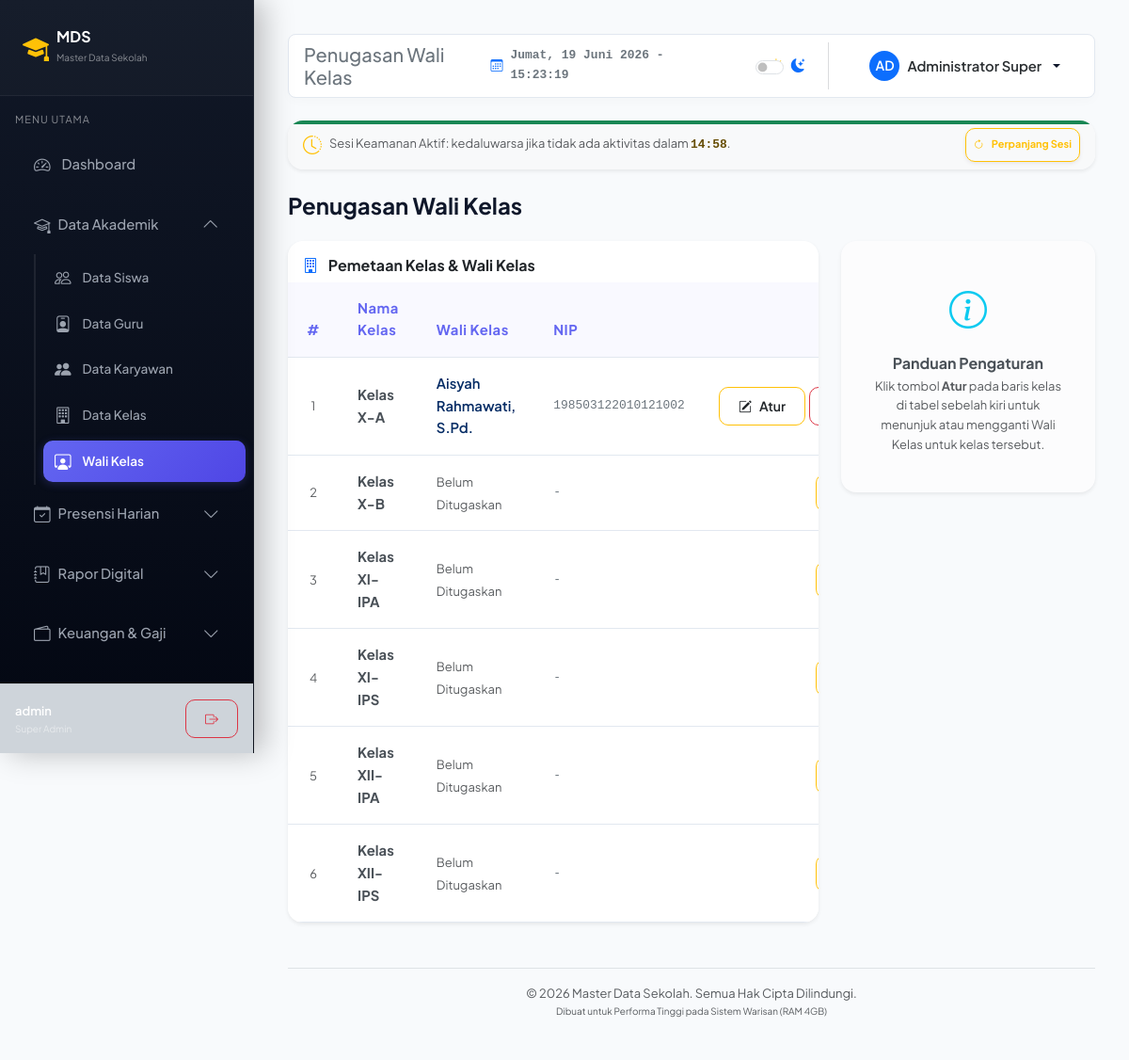
/kelas/wali.php (signed in), run on the app's committed database.
### tables this page shows
CREATE TABLE IF NOT EXISTS `wali_kelas` (
  `id` INT AUTO_INCREMENT PRIMARY KEY,
  `guru_id` INT NOT NULL,
  `kelas_id` INT NOT NULL,
  `created_at` TIMESTAMP DEFAULT CURRENT_TIMESTAMP,
  FOREIGN KEY (`guru_id`) REFERENCES `guru`(`id`) ON DELETE CASCADE,
  FOREIGN KEY (`kelas_id`) REFERENCES `kelas`(`id`) ON DELETE CASCADE,
  UNIQUE KEY `idx_kelas_wali` (`kelas_id`),
  UNIQUE KEY `idx_guru_wali` (`guru_id`)
);

CREATE TABLE IF NOT EXISTS `kelas` (
  `id` INT AUTO_INCREMENT PRIMARY KEY,
  `nama_kelas` VARCHAR(50) NOT NULL UNIQUE,
  `tarif_spp` DECIMAL(12,2) NOT NULL DEFAULT 500000.00
);

CREATE TABLE IF NOT EXISTS `guru` (
  `id` INT AUTO_INCREMENT PRIMARY KEY,
  `nip` VARCHAR(20) DEFAULT NULL UNIQUE,
  `nama` VARCHAR(100) NOT NULL,
  `mata_pelajaran` VARCHAR(100) NOT NULL,
  `jabatan` VARCHAR(100) NOT NULL,
  `pendidikan_terakhir` VARCHAR(50) NOT NULL,
  `no_hp` VARCHAR(20) NOT NULL,
  `email` VARCHAR(100) NOT NULL,
  `alamat` TEXT NOT NULL,
  `foto` VARCHAR(255) DEFAULT NULL,
  `created_at` TIMESTAMP DEFAULT CURRENT_TIMESTAMP
);

### kelas/wali.php (the view, shortened to what this page needs)
<?php
$path_prefix = '../';
require_once $path_prefix . 'config/db.php';
$selected_class = null;
try {
    $list_stmt = $pdo->query("
        SELECT k.id AS kelas_id, k.nama_kelas, wk.id AS wali_id, g.id AS guru_id, g.nama AS nama_guru, g.nip
        FROM kelas k
        LEFT JOIN wali_kelas wk ON k.id = wk.kelas_id
        LEFT JOIN guru g ON wk.guru_id = g.id
        ORDER BY k.nama_kelas ASC
    ");
    $class_mappings = $list_stmt->fetchAll();
    $avail_query = "SELECT id, nama, nip FROM guru WHERE id NOT IN (SELECT guru_id FROM wali_kelas)";
    $avail_query .= " ORDER BY nama ASC";
    $avail_teachers = $pdo->query($avail_query)->fetchAll();
} catch (PDOException $e) {
    $class_mappings = [];
    $avail_teachers = [];
    $error = 'Kesalahan database: ' . $e->getMessage();
}
include $path_prefix . 'includes/header.php';
?>
<div class="d-flex align-items-center justify-content-between mb-4">
    <h4 class="fw-bold mb-0">Penugasan Wali Kelas</h4>
</div>
<div class="row g-4">
    <div class="col-12 col-lg-8">
        <div class="card shadow-sm border-0">
            <div class="card-header bg-transparent border-0 pt-3 px-3">
                <h6 class="fw-bold mb-0"><i class="bi bi-building text-primary me-2"></i> Pemetaan Kelas & Wali Kelas</h6>
            </div>
            <div class="card-body p-0">
                <div class="table-responsive">
                    <table class="table table-hover align-middle mb-0">
                        <thead class="table-light">
                            <tr>
                                <th style="width: 50px;" class="text-center">#</th>
                                <th>Nama Kelas</th>
                                <th>Wali Kelas</th>
                                <th>NIP</th>
                                <th style="width: 150px;" class="text-end px-3">Aksi</th>
                            </tr>
                        </thead>
                        <tbody>
                            <?php if (empty($class_mappings)): ?>
                                <tr>
                                    <td colspan="5" class="text-center text-muted py-4">Belum ada data kelas terdaftar.</td>
                                </tr>
                            <?php else: ?>
                                <?php foreach ($class_mappings as $index => $m): ?>
                                    <tr>
                                        <td class="text-center text-muted small"><?php echo $index + 1; ?></td>
                                        <td class="fw-bold text-dark-emphasis"><?php echo htmlspecialchars($m['nama_kelas']); ?></td>
                                        <td>
                                            <?php if ($m['nama_guru']): ?>
                                                <span class="fw-semibold text-primary-emphasis"><?php echo htmlspecialchars($m['nama_guru']); ?></span>
                                            <?php else: ?>
                                                <span class="text-muted italic small">Belum Ditugaskan</span>
                                            <?php endif; ?>
                                        </td>
                                        <td class="text-secondary small font-monospace">
                                            <?php echo htmlspecialchars($m['nip'] ?: '-'); ?>
                                        </td>
                                        <td class="text-end px-3">
                                            <div class="d-flex justify-content-end gap-1">
                                                <a href="?kelas_id=<?php echo $m['kelas_id']; ?>" class="btn btn-sm btn-outline-warning text-dark border-warning" title="Atur / Ubah Wali Kelas">
                                                    <i class="bi bi-pencil-square"></i> Atur
                                                </a>
                                                <?php if ($m['wali_id']): ?>
                                                    <a href="?action=delete&id=<?php echo $m['wali_id']; ?>" class="btn btn-sm btn-outline-danger" onclick="return confirm('Apakah Anda yakin ingin membatalkan penugasan wali kelas ini?')" title="Hapus Penugasan">
                                                    </a>
                                                <?php endif; ?>
                                            </div>
                                        </td>
                                    </tr>
                                <?php endforeach; ?>
                            <?php endif; ?>
                        </tbody>
                    </table>
                </div>
            </div>
        </div>
    </div>
    <div class="col-12 col-lg-4">
        <?php if ($selected_class): ?>
            <div class="card shadow-sm border-0 bg-light-subtle border-start border-warning border-3">
                <div class="card-header bg-transparent border-0 pt-3 px-3 pb-0 d-flex justify-content-between align-items-center">
                    <h6 class="fw-bold mb-0 text-warning-emphasis"><i class="bi bi-person-workspace"></i> Pengaturan Wali Kelas</h6>
                    <a href="wali.php" class="btn-close" aria-label="Close" style="font-size: 10px;"></a>
                </div>
                <div class="card-body p-3">
                    <form method="POST" action="">
                        <?php echo csrf_field(); ?>
                        <input type="hidden" name="action" value="set">
                        <input type="hidden" name="kelas_id" value="<?php echo $selected_class['id']; ?>">
                        <div class="mb-3">
                            <label class="form-label small fw-semibold text-muted">Kelas Terpilih</label>
                            <input type="text" class="form-control form-control-sm bg-body-secondary fw-bold" value="<?php echo htmlspecialchars($selected_class['nama_kelas']); ?>" readonly>
                        </div>
                        <div class="mb-3">
                            <label for="guru_id" class="form-label small fw-semibold">Wali Kelas <span class="text-danger">*</span></label>
                            <select class="form-select form-select-sm" id="guru_id" name="guru_id" required>
                                <option value="" disabled selected>-- Pilih Guru --</option>
                                <?php foreach ($avail_teachers as $g): ?>
                                    <option value="<?php echo $g['id']; ?>" <?php echo (int)$selected_class['guru_id'] === (int)$g['id'] ? 'selected' : ''; ?>>
                                        <?php echo htmlspecialchars($g['nama']); ?> (NIP: <?php echo htmlspecialchars($g['nip'] ?: '-'); ?>)
                                    </option>
                                <?php endforeach; ?>
                            </select>
                            <div class="form-text" style="font-size: 10px;">Hanya guru yang belum memegang kelas lain yang muncul di daftar ini.</div>
                        </div>
                        <div class="d-flex justify-content-end gap-2 mt-4 pt-2 border-top">
                            <a href="wali.php" class="btn btn-sm btn-outline-secondary fw-semibold">Batal</a>
                            <button type="submit" class="btn btn-sm btn-primary fw-bold"><i class="bi bi-save me-1"></i> Simpan</button>
                        </div>
                    </form>
                </div>
            </div>
        <?php else: ?>
            <div class="card shadow-sm border-0 bg-light-subtle p-3">
                <div class="card-body text-center text-muted py-4">
                    <i class="bi bi-info-circle text-info fs-1 d-block mb-3"></i>
                    <h6 class="fw-bold text-dark-emphasis mb-1">Panduan Pengaturan</h6>
                    <p class="small text-muted mb-0">
                        Klik tombol <strong>Atur</strong> pada baris kelas di tabel sebelah kiri untuk menunjuk atau mengganti Wali Kelas untuk kelas tersebut.
                    </p>
                </div>
            </div>
        <?php endif; ?>
    </div>
</div>
<?php include $path_prefix . 'includes/footer.php'; ?>

### assets/css/style.css (style rules this page uses)
:root { --transition-speed: 0.35s; --sidebar-width: 270px; --bg-primary: #f8fafc; --bg-card: #ffffff; --text-primary: #0f172a; --text-muted: #64748b; --border-color: #e2e8f0; --primary-color: #6366f1; --primary-gradient: linear-gradient(135deg, #6366f1 0%, #4f46e5 100%); --primary-hover-gradient: linear-gradient(135deg, #4f46e5 0%, #4338ca 100%); --success-color: #10b981; --success-gradient: linear-gradient(135deg, #10b981 0%, #059669 100%); --info-color: #0ea5e9; --info-gradient: linear-gradient(135deg, #0ea5e9 0%, #0284c7 100%); --warning-color: #f59e0b; --warning-gradient: linear-gradient(135deg, #f59e0b 0%, #d97706 100%); --danger-color: #f43f5e; --danger-gradient: linear-gradient(135deg, #f43f5e 0%, #e11d48 100%); --input-bg: #ffffff; --input-focus-border: #a5b4fc; }
body { font-family: 'Plus Jakarta Sans', 'Outfit', sans-serif; background-color: var(--bg-primary); color: var(--text-primary); transition: background-color var(--transition-speed) ease, color var(--transition-speed) ease; min-height: 100vh; font-size: 0.925rem; line-height: 1.6; }
.card, .stat-card, form, table { animation: slideUp 0.45s cubic-bezier(0.16, 1, 0.3, 1) forwards; }
.card { background-color: var(--bg-card); border: 1px solid var(--border-color); border-radius: 16px; box-shadow: 0 4px 6px -1px rgba(0, 0, 0, 0.03), 0 2px 4px -1px rgba(0, 0, 0, 0.02); transition: all var(--transition-speed) cubic-bezier(0.4, 0, 0.2, 1); overflow: hidden; }
.btn { border-radius: 10px; padding: 0.55rem 1.25rem; font-weight: 600; transition: all 0.2s ease; display: inline-flex; align-items: center; justify-content: center; gap: 8px; }
.table { color: var(--text-primary); }
.table-light { --bs-table-bg: rgba(99, 102, 241, 0.04); --bs-table-color: var(--primary-color); font-weight: 600; letter-spacing: 0.5px; }
td, th { padding: 1rem 1.25rem !important; border-bottom: 1px solid var(--border-color) !important; }

### data on the page
wali_kelas: kelas.nama_kelas "Kelas X-A", guru.nama "Aisyah Rahmawati, S.Pd.", guru.nip "198503122010121002"
kelas: nama_kelas "Kelas X-B", shows "Belum Ditugaskan", nip "-"
kelas: nama_kelas "Kelas XI-IPA", shows "Belum Ditugaskan", nip "-"
kelas: nama_kelas "Kelas XI-IPS", shows "Belum Ditugaskan", nip "-"
kelas: nama_kelas "Kelas XII-IPA", shows "Belum Ditugaskan", nip "-"
kelas: nama_kelas "Kelas XII-IPS", shows "Belum Ditugaskan", nip "-"

### other printed values
$_SESSION['username'] "admin"
$role_labels[$role] "Super Admin"
$page_title "Penugasan Wali Kelas"
substr($name, 0, 2) "AD"
$name "Administrator Super"
